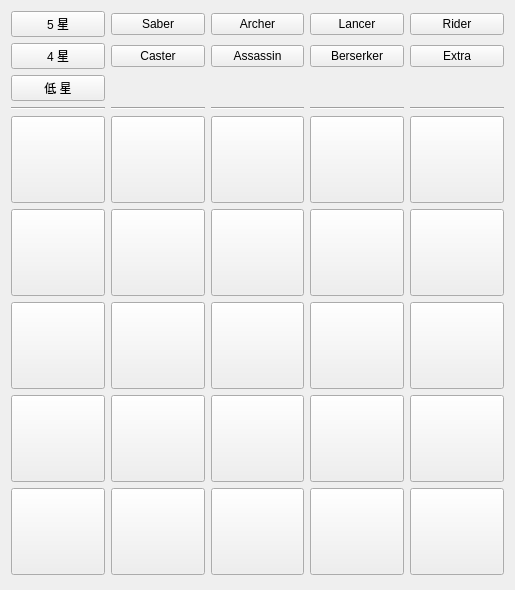
<?xml version="1.0" encoding="UTF-8"?>
<ui version="4.0">
 <class>Form</class>
 <widget class="QWidget" name="Form">
  <property name="geometry">
   <rect>
    <x>0</x>
    <y>0</y>
    <width>515</width>
    <height>590</height>
   </rect>
  </property>
  <property name="windowTitle">
   <string>Form</string>
  </property>
  <layout class="QGridLayout" name="gridLayout_2">
   <item row="8" column="0">
    <widget class="QPushButton" name="btn_servant_21">
     <property name="minimumSize">
      <size>
       <width>80</width>
       <height>87</height>
      </size>
     </property>
     <property name="text">
      <string/>
     </property>
    </widget>
   </item>
   <item row="6" column="3">
    <widget class="QPushButton" name="btn_servant_14">
     <property name="minimumSize">
      <size>
       <width>80</width>
       <height>87</height>
      </size>
     </property>
     <property name="text">
      <string/>
     </property>
    </widget>
   </item>
   <item row="1" column="2">
    <widget class="QPushButton" name="btn_assassin">
     <property name="text">
      <string>Assassin</string>
     </property>
    </widget>
   </item>
   <item row="0" column="2">
    <widget class="QPushButton" name="btn_archer">
     <property name="text">
      <string>Archer</string>
     </property>
    </widget>
   </item>
   <item row="7" column="1">
    <widget class="QPushButton" name="btn_servant_17">
     <property name="minimumSize">
      <size>
       <width>80</width>
       <height>87</height>
      </size>
     </property>
     <property name="text">
      <string/>
     </property>
    </widget>
   </item>
   <item row="0" column="1">
    <widget class="QPushButton" name="btn_saber">
     <property name="text">
      <string>Saber</string>
     </property>
    </widget>
   </item>
   <item row="4" column="4">
    <widget class="QPushButton" name="btn_servant_5">
     <property name="minimumSize">
      <size>
       <width>80</width>
       <height>87</height>
      </size>
     </property>
     <property name="text">
      <string/>
     </property>
    </widget>
   </item>
   <item row="5" column="3">
    <widget class="QPushButton" name="btn_servant_9">
     <property name="minimumSize">
      <size>
       <width>80</width>
       <height>87</height>
      </size>
     </property>
     <property name="text">
      <string/>
     </property>
    </widget>
   </item>
   <item row="8" column="1">
    <widget class="QPushButton" name="btn_servant_22">
     <property name="minimumSize">
      <size>
       <width>80</width>
       <height>87</height>
      </size>
     </property>
     <property name="text">
      <string/>
     </property>
    </widget>
   </item>
   <item row="2" column="0">
    <widget class="QPushButton" name="btn_lowstars">
     <property name="text">
      <string>低 星</string>
     </property>
    </widget>
   </item>
   <item row="1" column="4">
    <widget class="QPushButton" name="btn_extra">
     <property name="text">
      <string>Extra</string>
     </property>
    </widget>
   </item>
   <item row="0" column="3">
    <widget class="QPushButton" name="btn_lancer">
     <property name="text">
      <string>Lancer</string>
     </property>
    </widget>
   </item>
   <item row="7" column="0">
    <widget class="QPushButton" name="btn_servant_16">
     <property name="minimumSize">
      <size>
       <width>80</width>
       <height>87</height>
      </size>
     </property>
     <property name="text">
      <string/>
     </property>
    </widget>
   </item>
   <item row="1" column="1">
    <widget class="QPushButton" name="btn_caster">
     <property name="text">
      <string>Caster</string>
     </property>
    </widget>
   </item>
   <item row="4" column="1">
    <widget class="QPushButton" name="btn_servant_2">
     <property name="minimumSize">
      <size>
       <width>80</width>
       <height>87</height>
      </size>
     </property>
     <property name="text">
      <string/>
     </property>
     <property name="iconSize">
      <size>
       <width>80</width>
       <height>87</height>
      </size>
     </property>
    </widget>
   </item>
   <item row="4" column="0">
    <widget class="QPushButton" name="btn_servant_1">
     <property name="minimumSize">
      <size>
       <width>80</width>
       <height>87</height>
      </size>
     </property>
     <property name="maximumSize">
      <size>
       <width>16777215</width>
       <height>16777215</height>
      </size>
     </property>
     <property name="text">
      <string/>
     </property>
     <property name="iconSize">
      <size>
       <width>80</width>
       <height>87</height>
      </size>
     </property>
    </widget>
   </item>
   <item row="6" column="0">
    <widget class="QPushButton" name="btn_servant_11">
     <property name="minimumSize">
      <size>
       <width>80</width>
       <height>87</height>
      </size>
     </property>
     <property name="text">
      <string/>
     </property>
    </widget>
   </item>
   <item row="8" column="2">
    <widget class="QPushButton" name="btn_servant_23">
     <property name="minimumSize">
      <size>
       <width>80</width>
       <height>87</height>
      </size>
     </property>
     <property name="text">
      <string/>
     </property>
    </widget>
   </item>
   <item row="6" column="1">
    <widget class="QPushButton" name="btn_servant_12">
     <property name="minimumSize">
      <size>
       <width>80</width>
       <height>87</height>
      </size>
     </property>
     <property name="text">
      <string/>
     </property>
    </widget>
   </item>
   <item row="8" column="3">
    <widget class="QPushButton" name="btn_servant_24">
     <property name="minimumSize">
      <size>
       <width>80</width>
       <height>87</height>
      </size>
     </property>
     <property name="text">
      <string/>
     </property>
    </widget>
   </item>
   <item row="1" column="3">
    <widget class="QPushButton" name="btn_berserker">
     <property name="text">
      <string>Berserker</string>
     </property>
    </widget>
   </item>
   <item row="5" column="2">
    <widget class="QPushButton" name="btn_servant_8">
     <property name="minimumSize">
      <size>
       <width>80</width>
       <height>87</height>
      </size>
     </property>
     <property name="text">
      <string/>
     </property>
    </widget>
   </item>
   <item row="8" column="4">
    <widget class="QPushButton" name="btn_servant_25">
     <property name="minimumSize">
      <size>
       <width>80</width>
       <height>87</height>
      </size>
     </property>
     <property name="text">
      <string/>
     </property>
    </widget>
   </item>
   <item row="4" column="3">
    <widget class="QPushButton" name="btn_servant_4">
     <property name="minimumSize">
      <size>
       <width>80</width>
       <height>87</height>
      </size>
     </property>
     <property name="text">
      <string/>
     </property>
    </widget>
   </item>
   <item row="6" column="2">
    <widget class="QPushButton" name="btn_servant_13">
     <property name="minimumSize">
      <size>
       <width>80</width>
       <height>87</height>
      </size>
     </property>
     <property name="text">
      <string/>
     </property>
    </widget>
   </item>
   <item row="7" column="2">
    <widget class="QPushButton" name="btn_servant_18">
     <property name="minimumSize">
      <size>
       <width>80</width>
       <height>87</height>
      </size>
     </property>
     <property name="text">
      <string/>
     </property>
    </widget>
   </item>
   <item row="1" column="0">
    <widget class="QPushButton" name="btn_4stars">
     <property name="text">
      <string>4 星</string>
     </property>
    </widget>
   </item>
   <item row="0" column="4">
    <widget class="QPushButton" name="btn_rider">
     <property name="text">
      <string>Rider</string>
     </property>
    </widget>
   </item>
   <item row="5" column="1">
    <widget class="QPushButton" name="btn_servant_7">
     <property name="minimumSize">
      <size>
       <width>80</width>
       <height>87</height>
      </size>
     </property>
     <property name="text">
      <string/>
     </property>
    </widget>
   </item>
   <item row="4" column="2">
    <widget class="QPushButton" name="btn_servant_3">
     <property name="minimumSize">
      <size>
       <width>80</width>
       <height>87</height>
      </size>
     </property>
     <property name="text">
      <string/>
     </property>
    </widget>
   </item>
   <item row="6" column="4">
    <widget class="QPushButton" name="btn_servant_15">
     <property name="minimumSize">
      <size>
       <width>80</width>
       <height>87</height>
      </size>
     </property>
     <property name="text">
      <string/>
     </property>
    </widget>
   </item>
   <item row="7" column="4">
    <widget class="QPushButton" name="btn_servant_20">
     <property name="minimumSize">
      <size>
       <width>80</width>
       <height>87</height>
      </size>
     </property>
     <property name="text">
      <string/>
     </property>
    </widget>
   </item>
   <item row="5" column="4">
    <widget class="QPushButton" name="btn_servant_10">
     <property name="minimumSize">
      <size>
       <width>80</width>
       <height>87</height>
      </size>
     </property>
     <property name="text">
      <string/>
     </property>
    </widget>
   </item>
   <item row="5" column="0">
    <widget class="QPushButton" name="btn_servant_6">
     <property name="minimumSize">
      <size>
       <width>80</width>
       <height>87</height>
      </size>
     </property>
     <property name="text">
      <string/>
     </property>
    </widget>
   </item>
   <item row="0" column="0">
    <widget class="QPushButton" name="btn_5stars">
     <property name="text">
      <string>5 星</string>
     </property>
    </widget>
   </item>
   <item row="7" column="3">
    <widget class="QPushButton" name="btn_servant_19">
     <property name="minimumSize">
      <size>
       <width>80</width>
       <height>87</height>
      </size>
     </property>
     <property name="text">
      <string/>
     </property>
    </widget>
   </item>
   <item row="3" column="0">
    <widget class="Line" name="line">
     <property name="orientation">
      <enum>Qt::Horizontal</enum>
     </property>
    </widget>
   </item>
   <item row="3" column="1">
    <widget class="Line" name="line_2">
     <property name="orientation">
      <enum>Qt::Horizontal</enum>
     </property>
    </widget>
   </item>
   <item row="3" column="2">
    <widget class="Line" name="line_3">
     <property name="orientation">
      <enum>Qt::Horizontal</enum>
     </property>
    </widget>
   </item>
   <item row="3" column="3">
    <widget class="Line" name="line_4">
     <property name="orientation">
      <enum>Qt::Horizontal</enum>
     </property>
    </widget>
   </item>
   <item row="3" column="4">
    <widget class="Line" name="line_5">
     <property name="orientation">
      <enum>Qt::Horizontal</enum>
     </property>
    </widget>
   </item>
  </layout>
 </widget>
 <resources/>
 <connections/>
</ui>
